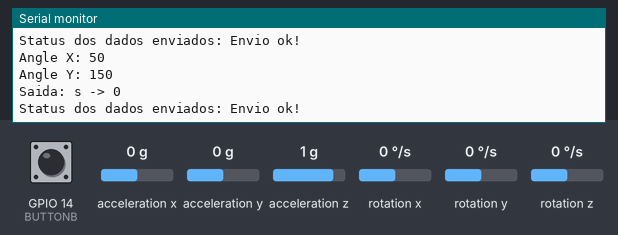
The sketch below on a simulated ESP32. Parts: the last lines printed to the serial monitor. The inputs (shaded band) are chosen by the test bench; at power-on: acceleration x 0 g, acceleration y 0 g, GPIO 14 (BUTTONB) HIGH, acceleration z 1 g, rotation x 0 °/s, rotation y 0 °/s, rotation z 0 °/s.

Above: at 12.4 s.
12.5 s: acceleration x set to -1.4 g
At 12.56 s:
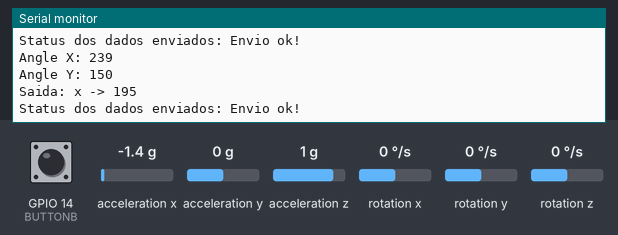
14.1 s: acceleration y set to -1.4 g
At 14.19 s:
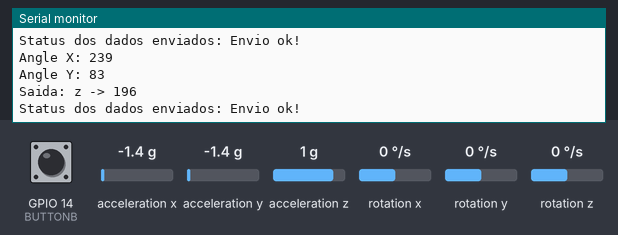
15.6 s: acceleration x set to -0.8 g
At 15.65 s:
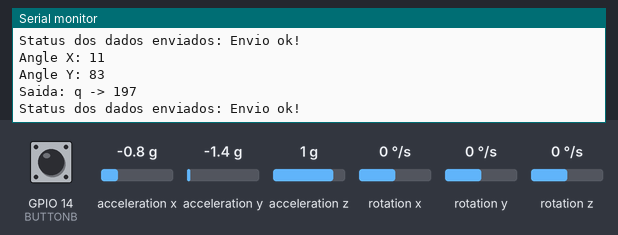
17.1 s: acceleration y set to 0 g
At 17.12 s:
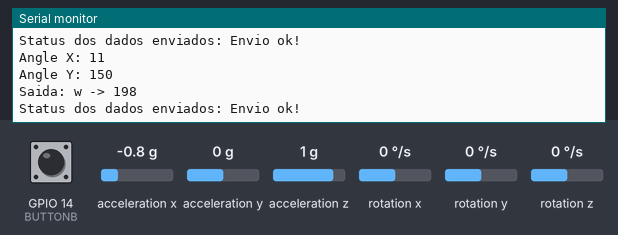
18.6 s: acceleration y set to 0.8 g
At 18.74 s:
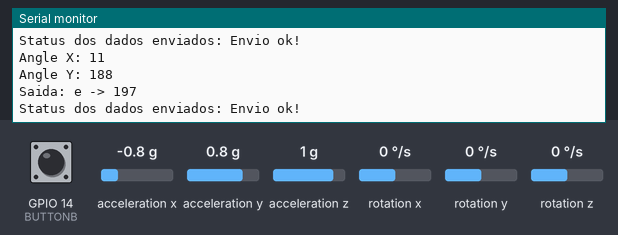
20.1 s: acceleration x set to 0 g
At 20.21 s:
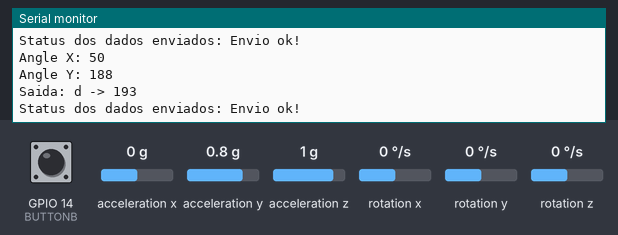
Timing chart, 0 to 22.6 s (numbered marks = the images above; inputs shaded):
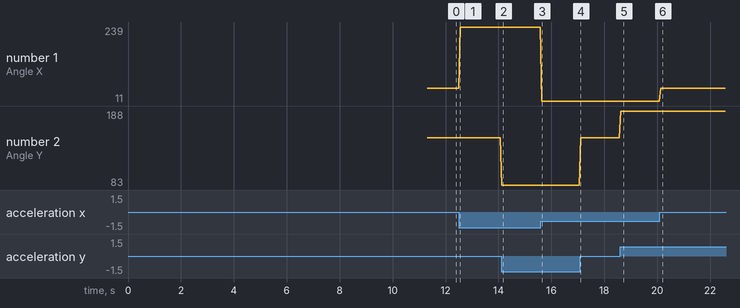

Measured:
- after the input at 12.5 s, the serial monitor: prints a new line after 0.05 s (image 1)
- after the input at 14.1 s, the serial monitor: prints a new line at once (image 2)
- after the input at 15.6 s, the serial monitor: prints a new line at once (image 3)
- after the input at 17.1 s, the serial monitor: prints a new line at once (image 4)
- after the input at 18.6 s, the serial monitor: prints a new line at once (image 5)
- after the input at 20.1 s, the serial monitor: prints a new line at once (image 6)
- plotted number 1: 50 → 239 after the input at 12.5 s, 239 → 11 after the input at 15.6 s, 11 → 50 after the input at 20.1 s
- plotted number 2: 150 → 83 after the input at 14.1 s, 83 → 150 after the input at 17.1 s, 150 → 188 after the input at 18.6 s

The sketch:

Emissor_ESP32_OK.ino
```cpp
#include <WiFi.h>
#include <esp_now.h>
#include <esp_wifi.h>  // Para esp_wifi_set_channel

#include "Wire.h"
#include "I2Cdev.h"
#include "MPU6050.h"

MPU6050 mpu;
int16_t ax, ay, az;
int16_t gx, gy, gz;

// MAC do receptor
// uint8_t broadcastAddress[] = {0xD0, 0xEF, 0x76, 0x15, 0x17, 0x00};
// uint8_t broadcastAddress[] = {0xD0, 0xEF, 0x76, 0x15, 0x69, 0x60};
// uint8_t broadcastAddress[] = {0xD0, 0xEF, 0x76, 0x15, 0x38, 0x00};
uint8_t broadcastAddress[] = {0xD4, 0x8A, 0xFC, 0x9E, 0x53, 0x18};
// uint8_t broadcastAddress[] = {0xD0, 0xEF, 0x76, 0x15, 0x30, 0x58};
// uint8_t broadcastAddress[] = {0xD0, 0xEF, 0x76, 0x15, 0x95, 0x28};

// Estrutura enviada (mantenho igual ao seu código)
typedef struct struct_data {
  String state;
  byte velocidade;
  byte servo;
} struct_data;

struct_data data;

// Botão
#define BUTTONB 14

// === Callback de envio (assinatura nova no core 3.x) ===
void onDataSent(const wifi_tx_info_t *info, esp_now_send_status_t status) {
  Serial.print("Status dos dados enviados: ");
  if (status == ESP_NOW_SEND_SUCCESS) {
    Serial.println("Envio ok!");
  } else {
    Serial.println("Falha no envio!");
  }
}

void setup() {
  delay(5000);
  Serial.begin(115200);

  Wire.begin();
  mpu.initialize();

  pinMode(BUTTONB, INPUT_PULLUP);
  delay(250);

  // Wi-Fi station e canal
  WiFi.mode(WIFI_STA);
  WiFi.disconnect();
  esp_wifi_set_channel(6, WIFI_SECOND_CHAN_NONE);
  delay(3000);

  // ESP-NOW
  if (esp_now_init() != ESP_OK) {
    Serial.println("Erro ao inicializar o ESP-NOW.");
    return;
  } else {
    Serial.println("Controle conectado com sucesso!");
  }
  delay(3000);

  // Registra callback (assinatura nova)
  esp_now_register_send_cb(onDataSent);

  // Configura peer
  esp_now_peer_info_t peerInfo;
  memset(&peerInfo, 0, sizeof(peerInfo));
  memcpy(peerInfo.peer_addr, broadcastAddress, 6);
  peerInfo.channel = 6;
  peerInfo.encrypt = false;
  peerInfo.ifidx = WIFI_IF_STA;  // importante no core novo

  if (esp_now_add_peer(&peerInfo) != ESP_OK) {
    Serial.println("Falha ao adicionar o peer");
    return;
  }
}

void loop() {
  delay(50);

  // Botão
  if (digitalRead(BUTTONB) == LOW) {
    data.servo = 1;
  } else {
    data.servo = 0;
  }

  // Leitura do MPU
  mpu.getMotion6(&ax, &ay, &az, &gx, &gy, &gz);

  byte x = map(ax, -17000, 17000, 0, 100);
  Serial.print("Angle X: ");
  Serial.println(x);

  byte y = map(ay, -17000, 17000, 100, 200);
  Serial.print("Angle Y: ");
  Serial.println(y);

  Serial.println("");

  // Direção
  const byte ZM = 20;

  if (x < 50 - ZM && y < 150 - ZM) {
    data.state = "q";
  } else if (x < 50 - ZM && y > 150 - ZM && y < 150 + ZM) {
    data.state = "w";
  } else if (x < 50 - ZM && y > 150 + ZM) {
    data.state = "e";
  } else if (y < 150 - ZM && x > 50 - ZM && x < 50 + ZM) {
    data.state = "a";
  } else if (x > 50 - ZM && x < 50 + ZM && y > 150 - ZM && y < 150 + ZM) {
    data.state = "s";
  } else if (y > 150 + ZM && x > 50 - ZM && x < 50 + ZM) {
    data.state = "d";
  } else if (x > 50 + ZM && y < 150 - ZM) {
    data.state = "z";
  } else if (x > 50 + ZM && y > 150 - ZM && y < 150 + ZM) {
    data.state = "x";
  } else if (x > 50 + ZM && y > 150 + ZM) {
    data.state = "c";
  }

  // Velocidade
  byte v = 0;
  if (data.state == "q" || data.state == "e" || data.state == "z" || data.state == "c") {
    v = (abs(x - 50) + abs(x - 150)) / 2; // 0..100%
    v = map(v, 0, 50, 0, 255);
  } else if (data.state == "w" || data.state == "x") {
    v = abs(x - 50); // 0..100%
    v = map(v, 0, 50, 0, 255);
  } else if (data.state == "a" || data.state == "d") {
    v = abs(y - 150); // 0..100%
    v = map(v, 0, 50, 0, 255);
  }
  data.velocidade = v;

  // Debug
  Serial.print("Saida: ");
  Serial.print(data.state);
  Serial.print(" -> ");
  Serial.println(v);

  // Envia
  esp_now_send(broadcastAddress, (uint8_t*)&data, sizeof(data));
}
```
